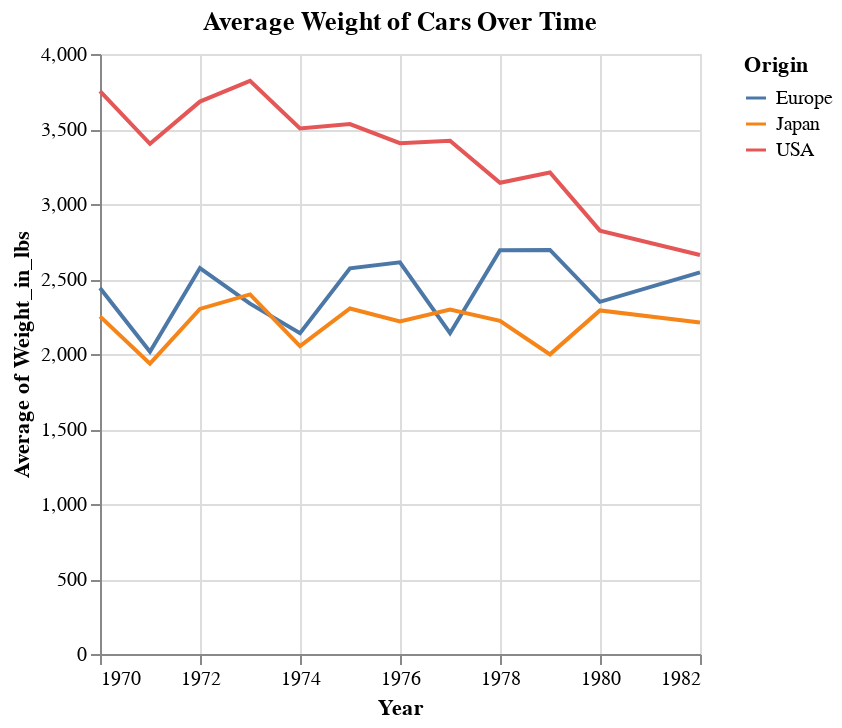

Notebook source saved alongside this figure:
### Code cell
# Create a line chart
line_chart = alt.Chart(cars).mark_line().encode(
    x='Year:T',
    y='average(Weight_in_lbs)',
    color='Origin'
).properties(
    title='Average Weight of Cars Over Time'
)

line_chart

### Figure 1 — Vega-Lite specification as saved in the notebook (floating-point values rounded to 4 significant figures; data arrays with more than 128 entries replaced by an {"elided": "..."} marker saying what was removed)
{"config": {"view": {"continuousWidth": 300, "continuousHeight": 300}}, "data": {"name": "data-583e73726c1545c56c203344161a975c"}, "mark": {"type": "line"}, "encoding": {"color": {"field": "Origin", "type": "nominal"}, "x": {"field": "Year", "type": "temporal"}, "y": {"aggregate": "average", "field": "Weight_in_lbs", "type": "quantitative"}}, "title": "Average Weight of Cars Over Time", "$schema": "https://vega.github.io/schema/vega-lite/v5.20.1.json", "datasets": {"data-583e73726c1545c56c203344161a975c": {"elided": "406 records"}}}
